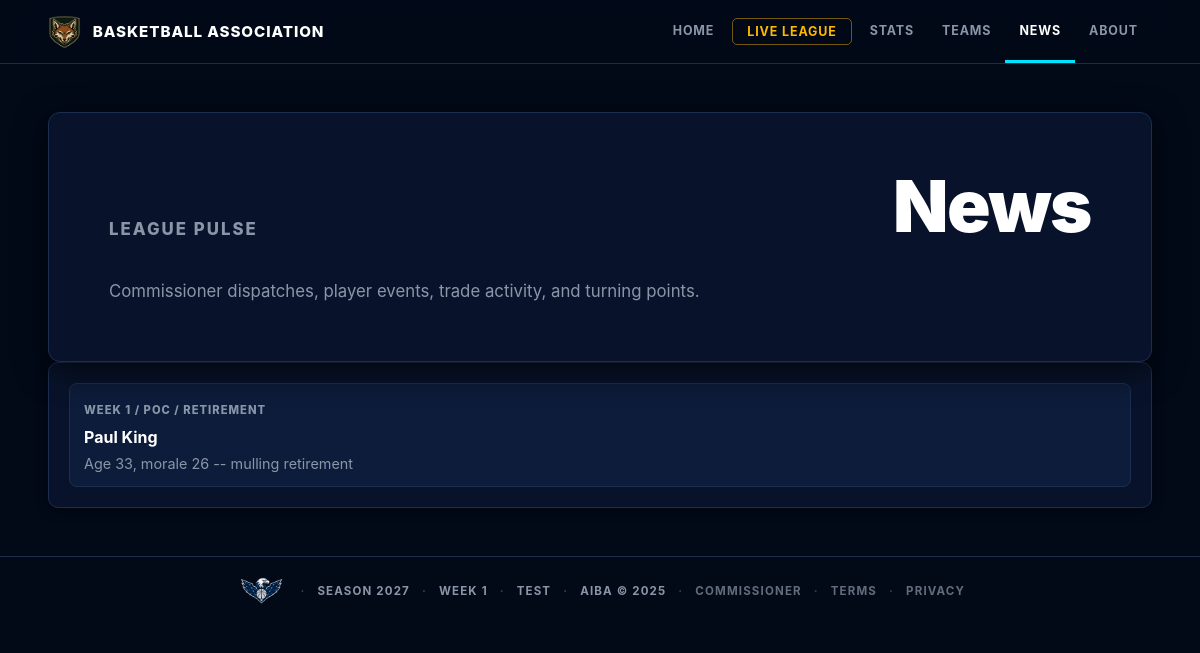
The app's page /news, older data.
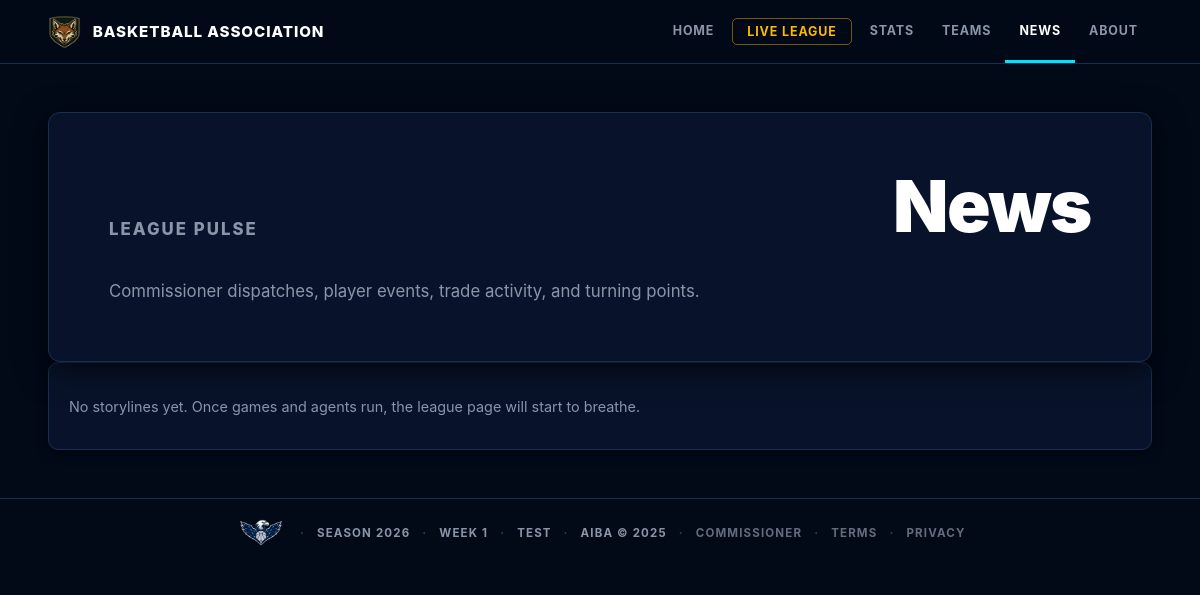
The same page, newer data.
### tables this page shows
CREATE TABLE player_events (
            id          INTEGER PRIMARY KEY,
            player_id   INTEGER NOT NULL REFERENCES players(id),
            target_id   INTEGER,
            week        INTEGER NOT NULL,
            season_year INTEGER NOT NULL,
            event_type  TEXT NOT NULL,
            status      TEXT DEFAULT 'active',
            detail      TEXT,
            created_at  TEXT DEFAULT (datetime('now'))
        );

CREATE TABLE teams (
            id          INTEGER PRIMARY KEY,
            city        TEXT NOT NULL,
            name        TEXT NOT NULL,
            abbreviation TEXT NOT NULL,
            mascot     TEXT,
            colors      TEXT,
            logo_description TEXT,
            motto       TEXT,
            arena       TEXT,
            team_archetype TEXT,
            play_style  TEXT,
            reputation  TEXT,
            rivalry     TEXT,
            signature_trait TEXT
        , fan_pitch TEXT, pressure_label TEXT, rivalry_intensity REAL DEFAULT 0.5);

CREATE TABLE league_state (
            id           INTEGER PRIMARY KEY,
            current_week INTEGER DEFAULT 1,
            season_year  INTEGER DEFAULT 2026,
            mode         TEXT DEFAULT 'test',
            official_started INTEGER DEFAULT 0,
            offseason_stage TEXT,
            offseason_from_season INTEGER,
            last_updated TEXT
        , phase TEXT DEFAULT 'regular_season');

### web_app.py (the view)
@app.route("/news")
def news():
    def load(conn):
        state = q.get_state(conn)
        if not state:
            return None
        season = state["season_year"]
        return {
            "state": state,
            "articles": q.recent_articles(conn, season, limit=40),
            "storylines": q.public_storylines(conn, season, limit=40),
            "interviews": get_recent_interviews(conn, season, limit=20),
        }
    data = with_conn(load)
    if not data:
        return render_no_league()
    return render_template("news.html", **data, active="news")

### league/chatgpt_bridge.py (called while the page is built)
def get_recent_interviews(conn, season_year, limit=20):
    return [dict(r) for r in conn.execute("""
        SELECT pi.id, pi.game_id, pi.player_id, pi.week, pi.season_year,
               pi.question, pi.response, pi.created_at,
               p.first_name || ' ' || p.last_name AS player_name,
               pb.personality_label,
               t.city || ' ' || t.name AS team_name,
               t.abbreviation
        FROM player_interviews pi
        JOIN players p ON p.id = pi.player_id
        JOIN teams t ON t.id = p.team_id
        LEFT JOIN player_backstories pb ON pb.player_id = pi.player_id
        WHERE pi.response IS NOT NULL AND pi.season_year = ?
        ORDER BY pi.id DESC
        LIMIT ?
    """, (season_year, limit)).fetchall()]

### league/web_queries.py (called while the page is built)
def dicts(rows):
    return [dict(row) for row in rows]

def one(row):
    return dict(row) if row else None

def get_state(conn):
    return one(conn.execute("SELECT * FROM league_state WHERE id = 1").fetchone())

def get_site_chrome(conn):
    return {
        "state": get_state(conn),
        "teams": dicts(conn.execute(
            "SELECT id, city, name, abbreviation FROM teams ORDER BY city"
        ).fetchall()),
    }

### templates/news.html (shortened to what this page needs)
{% extends "base.html" %}
{% from "partials.html" import storyline_list %}
{% block content %}
<section class="page-hero compact">
  <p class="eyebrow">League Pulse</p>
  <h1>News</h1>
  <p>Commissioner dispatches, player events, trade activity, and turning points.</p>
</section>
<section class="panel full">
  {{ storyline_list(storylines) }}
</section>
{% endblock %}

### templates/base.html (shortened to what this page needs)
<!doctype html>
<html lang="en">
<head>
  <link rel="stylesheet" href="{{ url_for('static', filename='site.css') }}">
</head>
<body>
  <header class="site-header">
    <a class="brand" href="{{ url_for('home') }}">
      <img src="{{ url_for('static', filename='images/league/primary.png') }}"
           alt="AIBA"
           class="brand-logo"
           onerror="this.style.display='none';this.nextElementSibling.style.display='inline-flex'">
      <span class="brand-copy">Basketball Association</span>
    </a>
    <nav class="nav" aria-label="Primary">
      <a class="{{ 'active' if active == 'home' else '' }}" href="{{ url_for('home') }}">Home</a>
      <a class="nav-cta {{ 'active' if active == 'live_league' else '' }}" href="{{ url_for('live_league') }}">Live League</a>
      <div class="nav-group">
        <a class="{{ 'active' if active in ('standings','scores','leaders') else '' }}" href="{{ url_for('standings') }}">Stats</a>
      </div>
      <div class="nav-group">
        <a class="{{ 'active' if active in ('teams','players') else '' }}" href="{{ url_for('teams') }}">Teams</a>
      </div>
      <a class="{{ 'active' if active == 'news' else '' }}" href="{{ url_for('news') }}">News</a>
      <div class="nav-group">
        <a class="{{ 'active' if active in ('about','contact') else '' }}" href="{{ url_for('about') }}">About</a>
      </div>
    </nav>
  </header>
  <main>
    {% block content %}{% endblock %}
  </main>
  <footer class="footer">
    <img src="{{ url_for('static', filename='images/league/secondary.png') }}"
         alt="AIBA"
         class="logo-league-secondary"
         onerror="this.style.display='none'">
    <span>Season {{ state.season_year if state else "—" }}</span>
    <span>Week {{ state.current_week if state else "—" }}</span>
    <span>{{ state.mode|upper if state else "NO LEAGUE" }}</span>
    <span>AIBA &copy; 2025</span>
    <span><a href="{{ url_for('commissioner') }}" style="color:inherit;opacity:0.7;">Commissioner</a></span>
    <span><a href="{{ url_for('terms') }}" style="color:inherit;opacity:0.7;">Terms</a></span>
    <span><a href="{{ url_for('privacy') }}" style="color:inherit;opacity:0.7;">Privacy</a></span>
  </footer>
</body>
</html>

### templates/partials.html (shortened to what this page needs)
{% macro storyline_list(rows) %}
  <div class="story-list">
    {% for item in rows %}
      <article class="story-item">
        <div class="story-meta">Week {{ item.week }} / {{ item.abbreviation or item.team_name or "AIBA" }} / {{ (item.type or item.event_type)|event_label }}</div>
        <h3>{{ item.primary_name or item.player or (item.event_type|event_label) }}</h3>
        <p>{{ item.detail }}</p>
      </article>
    {% else %}
      <p class="empty">No storylines yet. Once games and agents run, the league page will start to breathe.</p>
    {% endfor %}
  </div>
{% endmacro %}

Row changes from the older to the newer data that the page shows:
removed player_events: week "1", abbreviation "POC", event_type "RETIREMENT", primary_name "Paul King", detail "Age 33, morale 26 -- mulling retirement"
changed league_state "TEST": season_year "2027" → "2026"
Text that changed along with them:
text now shown: "No storylines yet. Once games and agents run, the league page will start to breathe."
